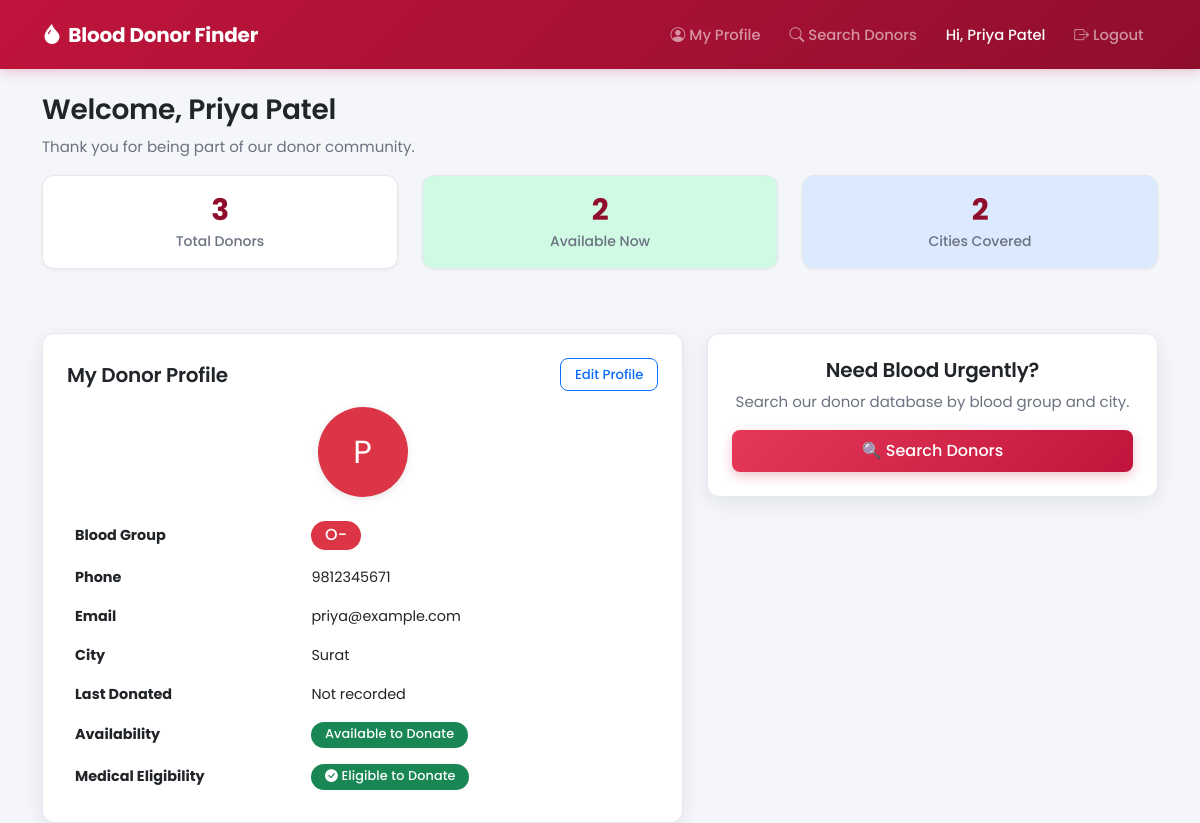
Screenshot of /dashboard.php (signed in) with the database file from the repository.
### tables this page shows
CREATE TABLE donors (
    id INT AUTO_INCREMENT PRIMARY KEY,
    full_name VARCHAR(100) NOT NULL,
    email VARCHAR(100) NOT NULL UNIQUE,
    password VARCHAR(255) NOT NULL,
    phone VARCHAR(15) NOT NULL,
    blood_group ENUM('A+','A-','B+','B-','AB+','AB-','O+','O-') NOT NULL,
    city VARCHAR(50) NOT NULL,
    last_donation_date DATE NULL,
    photo VARCHAR(255) DEFAULT NULL,
    is_available ENUM('Yes','No') DEFAULT 'Yes',
    role ENUM('donor','admin') DEFAULT 'donor',
    created_at TIMESTAMP DEFAULT CURRENT_TIMESTAMP
);

### includes/functions.php (called while the page is built, shortened)
<?php
function get_eligibility_info($last_donation_date) {
    if (empty($last_donation_date)) {
        return [
            'eligible' => true,
            'label' => 'Eligible to Donate',
            'next_date' => null
        ];
    }
}
?>

### dashboard.php (the view, shortened to what this page needs)
<?php
require_once 'includes/db.php';
require_once 'includes/functions.php';
$donor_id = $_SESSION['donor_id'];
$stmt = $conn->prepare("SELECT * FROM donors WHERE id = ?");
$stmt->bind_param("i", $donor_id);
$stmt->execute();
$me = $stmt->get_result()->fetch_assoc();
$eligibility = get_eligibility_info($me['last_donation_date']);
$total_donors = $conn->query("SELECT COUNT(*) as total FROM donors WHERE role='donor'")->fetch_assoc()['total'];
$available_donors = $conn->query("SELECT COUNT(*) as total FROM donors WHERE role='donor' AND is_available='Yes'")->fetch_assoc()['total'];
$total_cities = $conn->query("SELECT COUNT(DISTINCT city) as total FROM donors WHERE role='donor'")->fetch_assoc()['total'];
?>
<!DOCTYPE html>
<html lang="en">
<head>
<link rel="stylesheet" href="https://cdn.jsdelivr.net/npm/bootstrap@5.3.0/dist/css/bootstrap.min.css">
<link rel="stylesheet" href="https://cdn.jsdelivr.net/npm/bootstrap-icons@1.11.3/font/bootstrap-icons.css">
<link rel="stylesheet" href="css/style.css">
</head>
<body>
<?php include 'includes/navbar.php'; ?>
<div class="container mt-4">
    <h3>Welcome, <?php echo htmlspecialchars($me['full_name']); ?></h3>
    <p class="text-muted">Thank you for being part of our donor community.</p>
    <div class="row mb-4">
        <div class="col-md-4 col-6">
            <div class="card text-center p-3 stat-card">
                <h4><?php echo $total_donors; ?></h4>
                <p class="mb-0">Total Donors</p>
            </div>
        </div>
        <div class="col-md-4 col-6">
            <div class="card text-center p-3 stat-card bg-success-subtle">
                <h4><?php echo $available_donors; ?></h4>
                <p class="mb-0">Available Now</p>
            </div>
        </div>
        <div class="col-md-4 col-12">
            <div class="card text-center p-3 stat-card bg-info-subtle">
                <h4><?php echo $total_cities; ?></h4>
                <p class="mb-0">Cities Covered</p>
            </div>
        </div>
    </div>
    <div class="row">
        <div class="col-md-7">
            <div class="card p-4 form-box">
                <div class="d-flex justify-content-between align-items-center mb-3">
                    <h5 class="mb-0">My Donor Profile</h5>
                    <a href="edit_profile.php" class="btn btn-sm btn-outline-primary">Edit Profile</a>
                </div>
                <div class="text-center mb-3">
                    <?php if (!empty($me['photo'])): ?>
                        <img src="uploads/<?php echo htmlspecialchars($me['photo']); ?>" class="rounded-circle" width="90" height="90" style="object-fit:cover;">
                    <?php else: ?>
                        <div class="rounded-circle bg-danger text-white d-inline-flex align-items-center justify-content-center" style="width:90px;height:90px;font-size:2rem;">
                            <?php echo strtoupper(substr($me['full_name'], 0, 1)); ?>
                        </div>
                    <?php endif; ?>
                </div>
                <table class="table table-borderless mb-0">
                    <tr><th width="40%">Blood Group</th><td><span class="badge bg-danger fs-6"><?php echo $me['blood_group']; ?></span></td></tr>
                    <tr><th>Phone</th><td><?php echo htmlspecialchars($me['phone']); ?></td></tr>
                    <tr><th>Email</th><td><?php echo htmlspecialchars($me['email']); ?></td></tr>
                    <tr><th>City</th><td><?php echo htmlspecialchars($me['city']); ?></td></tr>
                    <tr><th>Last Donated</th><td><?php echo $me['last_donation_date'] ? date('d M Y', strtotime($me['last_donation_date'])) : 'Not recorded'; ?></td></tr>
                    <tr><th>Availability</th>
                        <td>
                            <?php if ($me['is_available'] == 'Yes'): ?>
                                <span class="badge bg-success">Available to Donate</span>
                            <?php else: ?>
                                <span class="badge bg-secondary">Not Available</span>
                            <?php endif; ?>
                        </td>
                    </tr>
                            <tr><th>Medical Eligibility</th>
                        <td>
                            <?php if ($eligibility['eligible']): ?>
                                <span class="badge bg-success"><i class="bi bi-check-circle-fill"></i> <?php echo $eligibility['label']; ?></span>
                            <?php else: ?>
                                <span class="badge bg-warning text-dark"><i class="bi bi-hourglass-split"></i> <?php echo $eligibility['label']; ?></span>
                            <?php endif; ?>
                        </td>
                    </tr>
                </table>
            </div>
        </div>
        <div class="col-md-5">
            <div class="card p-4 form-box text-center">
                <h5>Need Blood Urgently?</h5>
                <p class="text-muted">Search our donor database by blood group and city.</p>
                <a href="search.php" class="btn btn-danger">🔍 Search Donors</a>
            </div>
        </div>
    </div>
</div>
</body>
</html>

### css/style.css (style rules this page uses)
:root { --color-primary: #c0143c; --color-primary-dark: #8f0e2c; --color-primary-light: #e63958; --color-success: #1a9d5c; --color-warning: #e6a70a; --color-info: #0d8fb2; --color-secondary: #6c757d; --color-bg: #f4f6fa; --color-surface: #ffffff; --color-text: #212529; --color-text-muted: #6b7280; --color-border: #e5e7eb; --radius-sm: 8px; --radius-md: 12px; --radius-lg: 18px; --shadow-sm: 0 1px 3px rgba(15, 23, 42, 0.06); --shadow-md: 0 6px 20px rgba(15, 23, 42, 0.08); --shadow-lg: 0 12px 32px rgba(15, 23, 42, 0.12); --transition-fast: 0.15s ease; --transition-base: 0.25s ease; }
* { box-sizing: border-box; }
body { background-color: var(--color-bg); color: var(--color-text); font-family: 'Poppins', 'Segoe UI', Arial, sans-serif; font-size: 15px; line-height: 1.6; -webkit-font-smoothing: antialiased; }
h1, h2, h3, h4, h5, h6 { font-weight: 600; letter-spacing: -0.01em; }
a { text-decoration: none; transition: color var(--transition-fast); }
.btn { font-weight: 500; border-radius: var(--radius-sm); padding: 0.55rem 1.25rem; transition: all var(--transition-fast); }
.btn-danger { background: linear-gradient(135deg, var(--color-primary-light), var(--color-primary)); border: none; box-shadow: 0 4px 12px rgba(192, 20, 60, 0.25); }
.btn-outline-primary, .btn-outline-secondary, .btn-outline-danger { border-width: 1.5px; font-weight: 500; }
.btn-sm { padding: 0.35rem 0.85rem; font-size: 0.825rem; }
.form-box { background: var(--color-surface); padding: 2.25rem; border-radius: var(--radius-lg); box-shadow: var(--shadow-md); margin-top: 2.5rem; border: 1px solid var(--color-border); }
.card { border: 1px solid var(--color-border); border-radius: var(--radius-md); }
.stat-card { border-radius: var(--radius-md); box-shadow: var(--shadow-sm); border: 1px solid var(--color-border); transition: transform var(--transition-base), box-shadow var(--transition-base); }
.stat-card h4 { font-weight: 700; font-size: 1.85rem; margin-bottom: 0.15rem; color: var(--color-primary-dark); }
.stat-card p { color: var(--color-text-muted); font-size: 0.875rem; font-weight: 500; }
.badge { padding: 0.4rem 0.85rem; font-size: 0.8rem; font-weight: 500; border-radius: 999px; letter-spacing: 0.01em; }
.status-InProgress, .bg-info-subtle { background-color: #dbeafe !important; color: #1e40af !important; }
.status-Resolved, .bg-success-subtle { background-color: #d1fae5 !important; color: #065f46 !important; }
.table { font-size: 0.9rem; }
.table td, .table th { vertical-align: middle; }
.rounded-circle { box-shadow: 0 2px 8px rgba(0,0,0,0.1); }
.text-muted { color: var(--color-text-muted) !important; }

### rows the page displays
donors: full_name "Priya Patel", full_name "P", blood_group "O-", phone "9812345671", email "priya@example.com", city "Surat", last_donation_date "Eligible to Donate"

### other values shown
$_SESSION['full_name'] "Priya Patel"
$total_donors "3"
$available_donors "2"
$total_cities "2"
